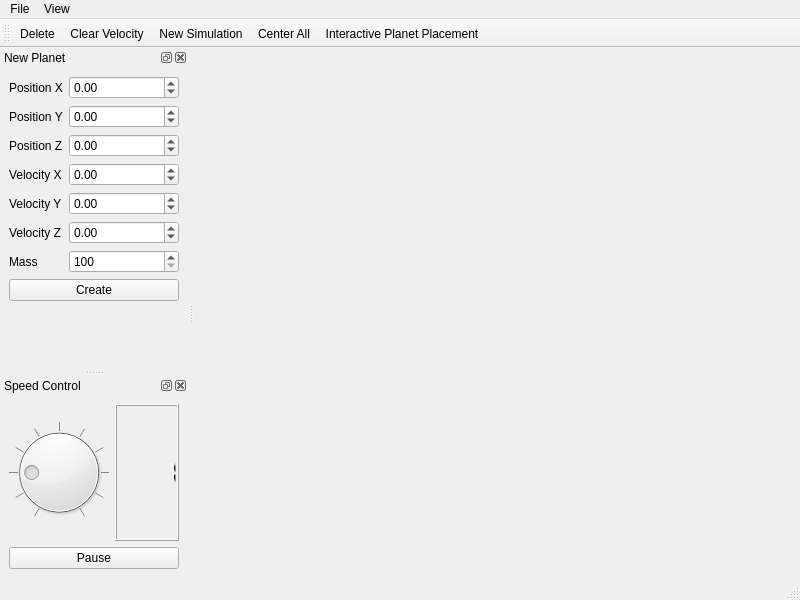
<?xml version="1.0" encoding="UTF-8"?>
<ui version="4.0">
 <class>MainWindow</class>
 <widget class="QMainWindow" name="MainWindow">
  <property name="geometry">
   <rect>
    <x>0</x>
    <y>0</y>
    <width>800</width>
    <height>600</height>
   </rect>
  </property>
  <property name="windowTitle">
   <string>Planets3D</string>
  </property>
  <property name="windowIcon">
   <iconset resource="resources.qrc">
    <normaloff>:/icons/silk/world.png</normaloff>:/icons/silk/world.png</iconset>
  </property>
  <widget class="PlanetsWidget" name="centralwidget"/>
  <widget class="QMenuBar" name="menubar">
   <property name="geometry">
    <rect>
     <x>0</x>
     <y>0</y>
     <width>800</width>
     <height>18</height>
    </rect>
   </property>
   <widget class="QMenu" name="menuFile">
    <property name="title">
     <string>File</string>
    </property>
    <addaction name="actionNew_Simulation"/>
    <addaction name="actionOpen_Simulation"/>
    <addaction name="actionSave_Simulation"/>
    <addaction name="separator"/>
    <addaction name="actionTake_Screenshot"/>
    <addaction name="actionExit"/>
   </widget>
   <widget class="QMenu" name="menuView">
    <property name="title">
     <string>View</string>
    </property>
    <widget class="QMenu" name="menuGrid">
     <property name="title">
      <string>Grid</string>
     </property>
     <addaction name="actionOff"/>
     <addaction name="actionLines"/>
     <addaction name="actionPoints"/>
    </widget>
    <addaction name="menuGrid"/>
    <addaction name="actionDraw_Paths"/>
    <addaction name="actionMotion_Blur"/>
   </widget>
   <addaction name="menuFile"/>
   <addaction name="menuView"/>
  </widget>
  <widget class="QStatusBar" name="statusbar"/>
  <widget class="QDockWidget" name="newPlanet_DockWidget">
   <property name="windowTitle">
    <string>New Planet</string>
   </property>
   <attribute name="dockWidgetArea">
    <number>1</number>
   </attribute>
   <widget class="QWidget" name="dockWidgetContents">
    <layout class="QFormLayout" name="formLayout">
     <property name="fieldGrowthPolicy">
      <enum>QFormLayout::AllNonFixedFieldsGrow</enum>
     </property>
     <item row="0" column="0">
      <widget class="QLabel" name="newPosX_Label">
       <property name="text">
        <string>Position X</string>
       </property>
      </widget>
     </item>
     <item row="0" column="1">
      <widget class="QDoubleSpinBox" name="newPosX_SpinBox">
       <property name="minimum">
        <double>-100.000000000000000</double>
       </property>
       <property name="maximum">
        <double>100.000000000000000</double>
       </property>
      </widget>
     </item>
     <item row="1" column="0">
      <widget class="QLabel" name="newPosY_Label">
       <property name="text">
        <string>Position Y</string>
       </property>
      </widget>
     </item>
     <item row="1" column="1">
      <widget class="QDoubleSpinBox" name="newPosY_SpinBox">
       <property name="minimum">
        <double>-100.000000000000000</double>
       </property>
       <property name="maximum">
        <double>100.000000000000000</double>
       </property>
      </widget>
     </item>
     <item row="2" column="0">
      <widget class="QLabel" name="newPosZ_Label">
       <property name="text">
        <string>Position Z</string>
       </property>
      </widget>
     </item>
     <item row="2" column="1">
      <widget class="QDoubleSpinBox" name="newPosZ_SpinBox">
       <property name="minimum">
        <double>-100.000000000000000</double>
       </property>
       <property name="maximum">
        <double>100.000000000000000</double>
       </property>
      </widget>
     </item>
     <item row="3" column="0">
      <widget class="QLabel" name="newVelocityX_Label">
       <property name="text">
        <string>Velocity X</string>
       </property>
      </widget>
     </item>
     <item row="3" column="1">
      <widget class="QDoubleSpinBox" name="newVelocityX_SpinBox">
       <property name="minimum">
        <double>-100.000000000000000</double>
       </property>
       <property name="maximum">
        <double>100.000000000000000</double>
       </property>
      </widget>
     </item>
     <item row="4" column="0">
      <widget class="QLabel" name="newVelocityY_Label">
       <property name="text">
        <string>Velocity Y</string>
       </property>
      </widget>
     </item>
     <item row="4" column="1">
      <widget class="QDoubleSpinBox" name="newVelocityY_SpinBox">
       <property name="minimum">
        <double>-100.000000000000000</double>
       </property>
       <property name="maximum">
        <double>100.000000000000000</double>
       </property>
      </widget>
     </item>
     <item row="5" column="0">
      <widget class="QLabel" name="newVelocityZ_Label">
       <property name="text">
        <string>Velocity Z</string>
       </property>
      </widget>
     </item>
     <item row="5" column="1">
      <widget class="QDoubleSpinBox" name="newVelocityZ_SpinBox">
       <property name="minimum">
        <double>-100.000000000000000</double>
       </property>
       <property name="maximum">
        <double>100.000000000000000</double>
       </property>
      </widget>
     </item>
     <item row="6" column="0">
      <widget class="QLabel" name="newMass_Label">
       <property name="text">
        <string>Mass</string>
       </property>
      </widget>
     </item>
     <item row="6" column="1">
      <widget class="QSpinBox" name="newMass_SpinBox">
       <property name="suffix">
        <string/>
       </property>
       <property name="minimum">
        <number>100</number>
       </property>
       <property name="maximum">
        <number>1000000</number>
       </property>
       <property name="singleStep">
        <number>50</number>
       </property>
       <property name="value">
        <number>100</number>
       </property>
      </widget>
     </item>
     <item row="7" column="0" colspan="2">
      <widget class="QPushButton" name="createPlanet_PushButton">
       <property name="text">
        <string>Create</string>
       </property>
       <property name="icon">
        <iconset resource="resources.qrc">
         <normaloff>:/icons/silk/world_add.png</normaloff>:/icons/silk/world_add.png</iconset>
       </property>
      </widget>
     </item>
    </layout>
   </widget>
  </widget>
  <widget class="QDockWidget" name="speedControl_DockWidget">
   <property name="windowTitle">
    <string>Speed Control</string>
   </property>
   <attribute name="dockWidgetArea">
    <number>1</number>
   </attribute>
   <widget class="QWidget" name="dockWidgetContents_2">
    <layout class="QGridLayout" name="gridLayout">
     <item row="0" column="0">
      <widget class="QDial" name="speed_Dial">
       <property name="maximum">
        <number>500</number>
       </property>
       <property name="value">
        <number>100</number>
       </property>
       <property name="notchTarget">
        <double>50.000000000000000</double>
       </property>
       <property name="notchesVisible">
        <bool>true</bool>
       </property>
      </widget>
     </item>
     <item row="0" column="1">
      <widget class="QLCDNumber" name="speedDisplay_lcdNumber">
       <property name="smallDecimalPoint">
        <bool>false</bool>
       </property>
       <property name="segmentStyle">
        <enum>QLCDNumber::Filled</enum>
       </property>
       <property name="value" stdset="0">
        <double>1.000000000000000</double>
       </property>
      </widget>
     </item>
     <item row="1" column="0" colspan="2">
      <widget class="QPushButton" name="PauseResume_Button">
       <property name="text">
        <string>Pause</string>
       </property>
       <property name="icon">
        <iconset resource="resources.qrc">
         <normaloff>:/icons/silk/control_pause_blue.png</normaloff>:/icons/silk/control_pause_blue.png</iconset>
       </property>
      </widget>
     </item>
    </layout>
   </widget>
  </widget>
  <widget class="QToolBar" name="toolBar">
   <property name="windowTitle">
    <string>toolBar</string>
   </property>
   <property name="toolButtonStyle">
    <enum>Qt::ToolButtonTextBesideIcon</enum>
   </property>
   <attribute name="toolBarArea">
    <enum>TopToolBarArea</enum>
   </attribute>
   <attribute name="toolBarBreak">
    <bool>false</bool>
   </attribute>
   <addaction name="actionDelete"/>
   <addaction name="actionClear_Velocity"/>
   <addaction name="actionNew_Simulation"/>
   <addaction name="actionCenter_All"/>
   <addaction name="actionInteractive_Planet_Placement"/>
  </widget>
  <action name="actionExit">
   <property name="icon">
    <iconset resource="resources.qrc">
     <normaloff>:/icons/silk/cross.png</normaloff>:/icons/silk/cross.png</iconset>
   </property>
   <property name="text">
    <string>Exit</string>
   </property>
   <property name="shortcut">
    <string>Esc</string>
   </property>
  </action>
  <action name="actionTake_Screenshot">
   <property name="icon">
    <iconset resource="resources.qrc">
     <normaloff>:/icons/silk/image.png</normaloff>:/icons/silk/image.png</iconset>
   </property>
   <property name="text">
    <string>Take Screenshot</string>
   </property>
   <property name="shortcut">
    <string>F12</string>
   </property>
  </action>
  <action name="actionDelete">
   <property name="icon">
    <iconset resource="resources.qrc">
     <normaloff>:/icons/silk/world_delete.png</normaloff>:/icons/silk/world_delete.png</iconset>
   </property>
   <property name="text">
    <string>Delete</string>
   </property>
   <property name="toolTip">
    <string>Delete Selected Planet</string>
   </property>
   <property name="shortcut">
    <string>Del</string>
   </property>
  </action>
  <action name="actionClear_Velocity">
   <property name="text">
    <string>Clear Velocity</string>
   </property>
   <property name="toolTip">
    <string>Clear the currently selected planet's velocity</string>
   </property>
  </action>
  <action name="actionNew_Simulation">
   <property name="icon">
    <iconset resource="resources.qrc">
     <normaloff>:/icons/silk/asterisk_yellow.png</normaloff>:/icons/silk/asterisk_yellow.png</iconset>
   </property>
   <property name="text">
    <string>New Simulation</string>
   </property>
   <property name="toolTip">
    <string>Start a new simulation with no planets</string>
   </property>
   <property name="shortcut">
    <string>Ctrl+N</string>
   </property>
  </action>
  <action name="actionCenter_All">
   <property name="icon">
    <iconset resource="resources.qrc">
     <normaloff>:/icons/silk/arrow_inout.png</normaloff>:/icons/silk/arrow_inout.png</iconset>
   </property>
   <property name="text">
    <string>Center All</string>
   </property>
   <property name="toolTip">
    <string>Center all planets.</string>
   </property>
  </action>
  <action name="actionInteractive_Planet_Placement">
   <property name="icon">
    <iconset resource="resources.qrc">
     <normaloff>:/icons/silk/world_add.png</normaloff>:/icons/silk/world_add.png</iconset>
   </property>
   <property name="text">
    <string>Interactive Planet Placement</string>
   </property>
   <property name="shortcut">
    <string>P</string>
   </property>
  </action>
  <action name="actionOff">
   <property name="text">
    <string>Off</string>
   </property>
  </action>
  <action name="actionLines">
   <property name="text">
    <string>Lines</string>
   </property>
  </action>
  <action name="actionPoints">
   <property name="text">
    <string>Points</string>
   </property>
  </action>
  <action name="actionDraw_Paths">
   <property name="checkable">
    <bool>true</bool>
   </property>
   <property name="text">
    <string>Draw Paths</string>
   </property>
  </action>
  <action name="actionOpen_Simulation">
   <property name="icon">
    <iconset resource="resources.qrc">
     <normaloff>:/icons/silk/folder.png</normaloff>:/icons/silk/folder.png</iconset>
   </property>
   <property name="text">
    <string>Open Simulation</string>
   </property>
   <property name="toolTip">
    <string>Open Simulation</string>
   </property>
   <property name="shortcut">
    <string>Ctrl+O</string>
   </property>
  </action>
  <action name="actionSave_Simulation">
   <property name="icon">
    <iconset resource="resources.qrc">
     <normaloff>:/icons/silk/disk.png</normaloff>:/icons/silk/disk.png</iconset>
   </property>
   <property name="text">
    <string>Save Simulation</string>
   </property>
   <property name="toolTip">
    <string>Save Simulation</string>
   </property>
   <property name="shortcut">
    <string>Ctrl+S</string>
   </property>
  </action>
  <action name="actionMotion_Blur">
   <property name="checkable">
    <bool>true</bool>
   </property>
   <property name="text">
    <string>Motion Blur</string>
   </property>
   <property name="toolTip">
    <string>Motion Blur</string>
   </property>
  </action>
 </widget>
 <customwidgets>
  <customwidget>
   <class>PlanetsWidget</class>
   <extends>QWidget</extends>
   <header>planetswidget.h</header>
   <container>1</container>
  </customwidget>
 </customwidgets>
 <resources>
  <include location="resources.qrc"/>
 </resources>
 <connections/>
</ui>
